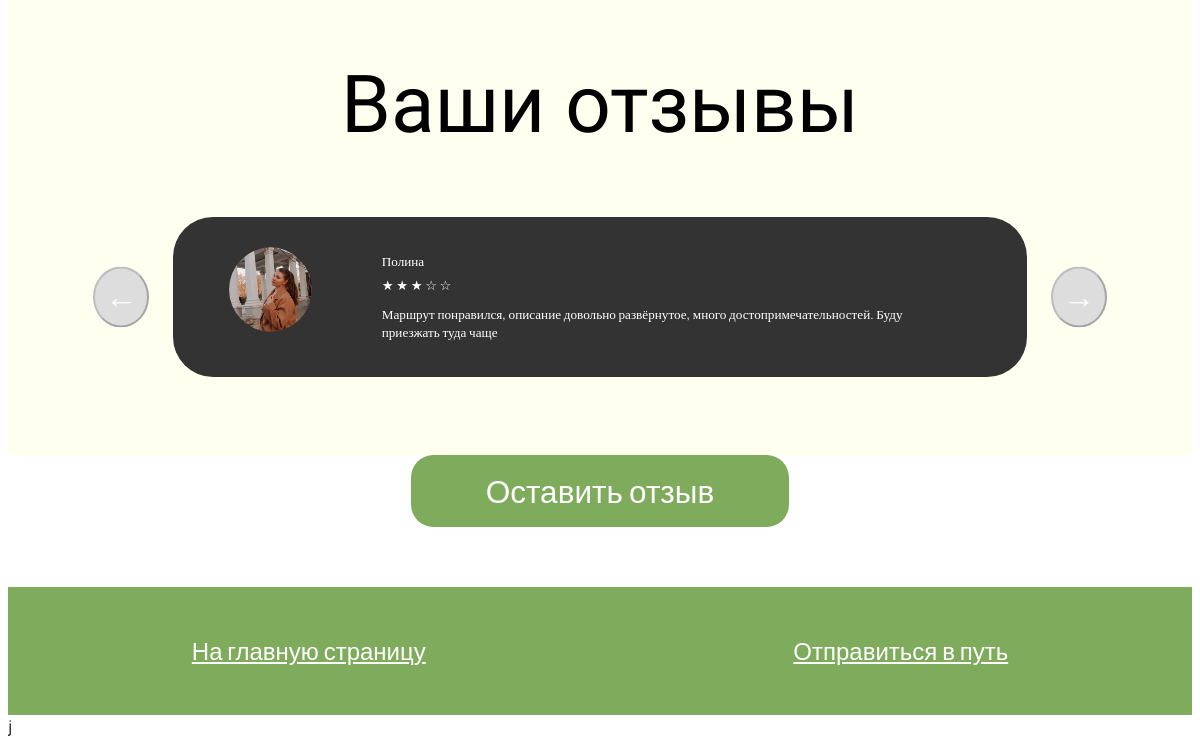
/Route1/ (lower part), run on an earlier commit of the app's database.
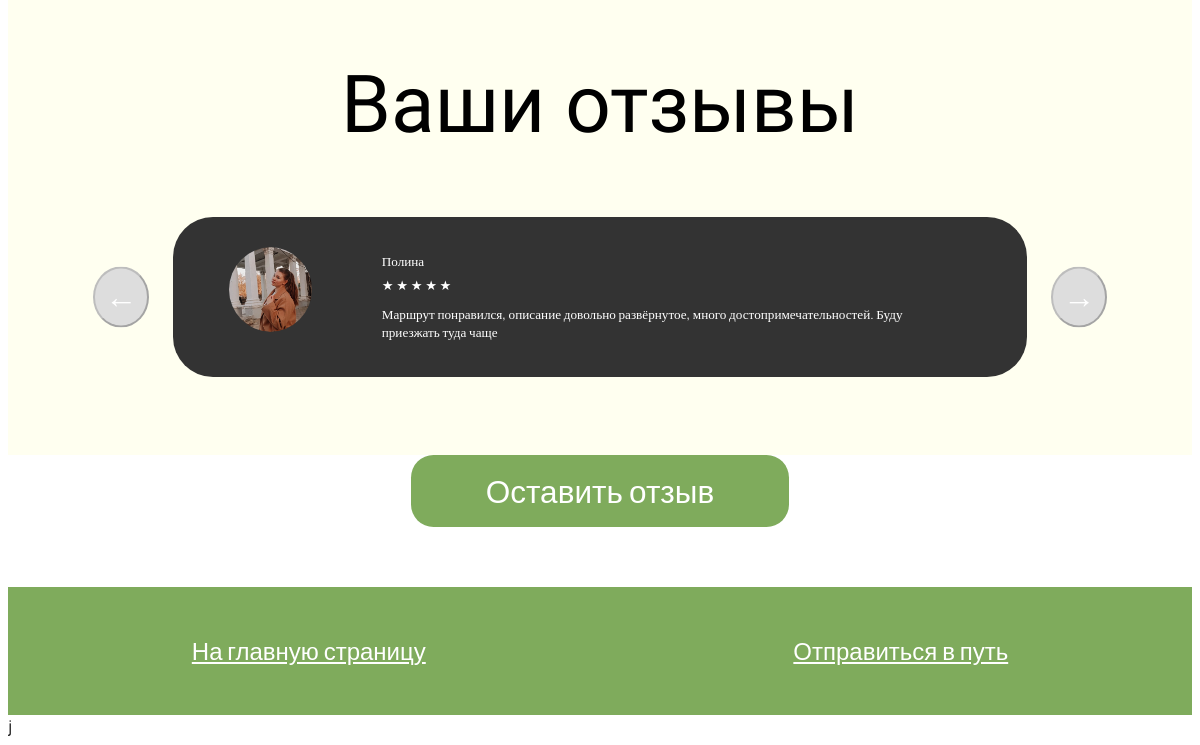
And on a later commit of the database.
### pages/models.py (models this page shows, shortened)
class Review(models.Model):
    user = models.ForeignKey(User, on_delete=models.CASCADE)
    rating = models.PositiveIntegerField(choices=[(i, i) for i in range(1, 6)])  # Рейтинг от 1 до 5
    comment = models.TextField()

### users/models.py (models this page shows)
class User (AbstractUser):
    image = models.ImageField(upload_to='users_images', null=True, blank=True, default='users_images/default.png')

### pages/views.py (the view)
# urls.py: path('Route1/', Route_1, name='Route_1'),
def Route_1(request):
    reviews = Review.objects.all()  # Получаем все отзывы
    stars_range = range(1, 6)  # Диапазон от 1 до 5
    if request.method == 'POST':
        selected_route = request.POST.get('route')
        print(selected_route)
        if selected_route == 'Правый берег Дона':
            form = ReviewForm(data=request.POST)
            print (form.is_valid())
            print (form.errors)
            if form.is_valid():
                review = form.save(commit=False)
                review.user = request.user
                review.save()
                return redirect('Route_1')
        elif selected_route == 'Зеленые тропы':
            form = ReviewForm2(data=request.POST)
            print(form.is_valid())
            print(form.errors)
            if form.is_valid():
                review = form.save(commit=False)
                review.user = request.user
                review.save()
                return redirect('Route_2')
        elif selected_route == 'От Пушкина до революции':
            form = ReviewForm3(data=request.POST)
            print(form.is_valid())
            print(form.errors)
            if form.is_valid():
                review = form.save(commit=False)
                review.user = request.user
                review.save()
                print('qwerty')
                return redirect('Route_3')
        elif selected_route == 'Гребной канал':
            form = ReviewForm4(data=request.POST)
            print(form.is_valid())
            print(form.errors)
            if form.is_valid():
                review = form.save(commit=False)
                review.user = request.user
                review.save()
                print('qwerty')
                return redirect('Route_4')
        elif selected_route == 'Левый берег Дона':
            form = ReviewForm5(data=request.POST)
            if form.is_valid():
                review = form.save(commit=False)
                review.user = request.user
                review.save()
                print('qwerty')
                return redirect('Route_5')
        else:
            form = ReviewForm()
    else:
        form = ReviewForm()
    return render(request, 'pages/Route_1.html', {'reviews': reviews, 'stars_range': stars_range, 'form': form})

### pages/templates/pages/Route_1.html (shortened to what this page needs)
{% load static %}
<!DOCTYPE html>
<html lang="en">
<head>
  <link rel="stylesheet" href="/static/vendor/css/R1_css/Route1_head.css">
  <link rel="stylesheet" href="/static/vendor/css/R1_css/Route1_difficult.css">
  <link rel="stylesheet" href="/static/vendor/css/R1_css/Route1_sections.css">
  <link rel="stylesheet" href="/static/vendor/css/R1_css/Route1_feedback.css">
  <link rel="stylesheet" href="/static/vendor/css/R1_css/Route1_down.css">
  <link rel="stylesheet" href="/static/vendor/css/MP_css/MP_otziwREAL.css">
</head>
<body>
   <div class="feedback">Ваши отзывы</div>
   <div class="review-wrapper">
    <div class="review-section">
      <button class="arrow left" id="prevArrow">←</button>
        {% for review in reviews %}
      <div class="review-container" id="review-0">
          <div class="avatar">
              {% if review.user.image %}
                    <img src="{{ review.user.image.url }}" alt="{{ review.user.username }}" class="avatar">
              {% else %}
                    <img src="{% static 'img.png' %}" alt="{{ review.user.username }}" class="avatar">
              {% endif %}
          </div>
          <div class="review-content">
              <div class="review-name">{{ review.user.username }}</div>
              <div class="review-stars">
                  {% for i in stars_range %}
                    {% if i <= review.rating %}
                        <span class="empty-star">★</span>
                    {% else %}
                        <span class="empty-star">☆</span>
                    {% endif %}
                  {% endfor %}
              </div>
              <div class="review-text">
                    {{review.comment}}
              </div>
          </div>
      </div>
        {% endfor %}
      <button class="arrow right" id="nextArrow">→</button>
  </div>
</div>
<button id="open-review-btn">Оставить отзыв</button>
<div class="down">
  <div class="button-container">
      <a href="{% url 'MainPage' %} " class="button">На главную страницу</a>
      <a href="https://yandex.ru/maps/39/rostov-na-donu/?ll=39.708855%2C47.215300&mode=routes&rtext=47.216050%2C39.700101~47.212574%2C39.706403~47.218338%2C39.732745~47.217138%2C39.725740~47.212649%2C39.706043~47.214721%2C39.703564~47.216021%2C39.700102&rtt=bc&ruri=ymapsbm1%3A%2F%2Fgeo%3Fdata%3DIgoN58weQhU83TxC~~~~~~&z=16.6" class="button">Отправиться в путь</a>
    </div>j
</body>
</html>

What changed in the data, as far as the page shows it:
changed Review "Полина": rating 3 → 5 (drawn)
